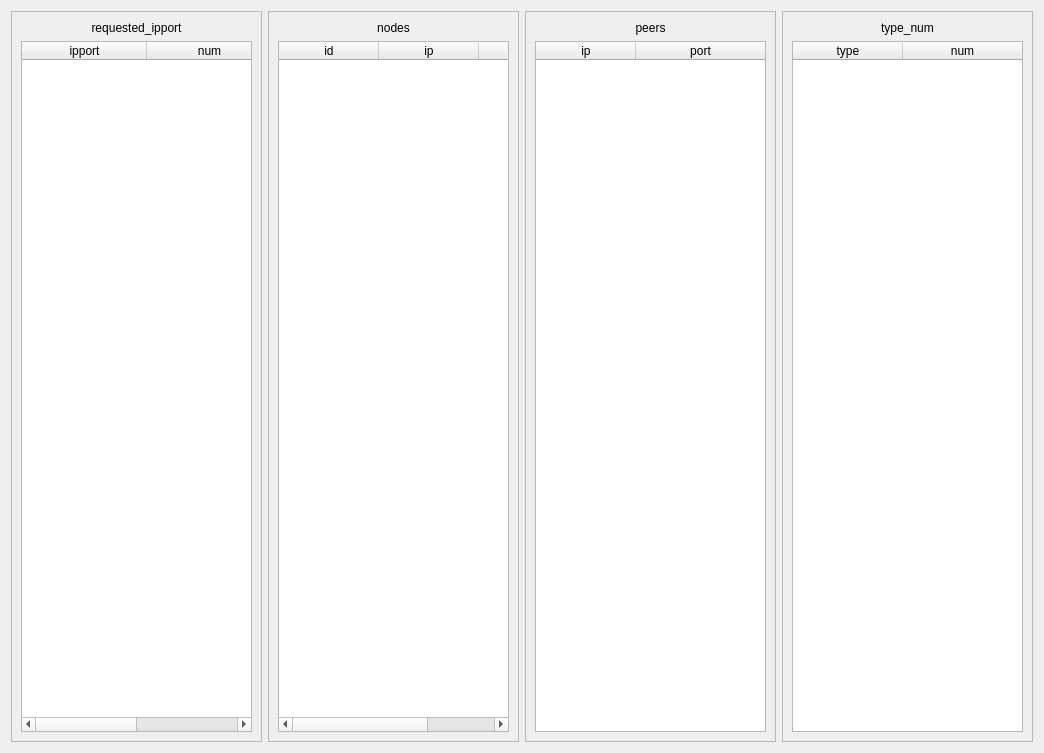
<?xml version="1.0" encoding="UTF-8"?>
<ui version="4.0">
 <class>Form</class>
 <widget class="QWidget" name="Form">
  <property name="geometry">
   <rect>
    <x>0</x>
    <y>0</y>
    <width>1044</width>
    <height>753</height>
   </rect>
  </property>
  <property name="windowTitle">
   <string>Form</string>
  </property>
  <layout class="QHBoxLayout" name="horizontalLayout">
   <item>
    <widget class="QScrollArea" name="scrollArea">
     <property name="widgetResizable">
      <bool>true</bool>
     </property>
     <widget class="QWidget" name="scrollAreaWidgetContents">
      <property name="geometry">
       <rect>
        <x>0</x>
        <y>0</y>
        <width>248</width>
        <height>729</height>
       </rect>
      </property>
      <layout class="QGridLayout" name="gridLayout">
       <item row="0" column="0">
        <widget class="QLabel" name="label">
         <property name="text">
          <string>requested_ipport</string>
         </property>
         <property name="alignment">
          <set>Qt::AlignCenter</set>
         </property>
        </widget>
       </item>
       <item row="1" column="0">
        <widget class="QTableWidget" name="ipport">
         <attribute name="horizontalHeaderVisible">
          <bool>true</bool>
         </attribute>
         <attribute name="horizontalHeaderCascadingSectionResizes">
          <bool>false</bool>
         </attribute>
         <attribute name="horizontalHeaderDefaultSectionSize">
          <number>125</number>
         </attribute>
         <attribute name="horizontalHeaderShowSortIndicator" stdset="0">
          <bool>true</bool>
         </attribute>
         <attribute name="horizontalHeaderStretchLastSection">
          <bool>true</bool>
         </attribute>
         <column>
          <property name="text">
           <string>ipport</string>
          </property>
          <property name="textAlignment">
           <set>AlignCenter</set>
          </property>
         </column>
         <column>
          <property name="text">
           <string>num</string>
          </property>
          <property name="textAlignment">
           <set>AlignCenter</set>
          </property>
         </column>
        </widget>
       </item>
      </layout>
     </widget>
    </widget>
   </item>
   <item>
    <widget class="QScrollArea" name="scrollArea_2">
     <property name="widgetResizable">
      <bool>true</bool>
     </property>
     <widget class="QWidget" name="scrollAreaWidgetContents_2">
      <property name="geometry">
       <rect>
        <x>0</x>
        <y>0</y>
        <width>248</width>
        <height>729</height>
       </rect>
      </property>
      <layout class="QVBoxLayout" name="verticalLayout">
       <item>
        <widget class="QLabel" name="label_2">
         <property name="text">
          <string>nodes</string>
         </property>
         <property name="alignment">
          <set>Qt::AlignCenter</set>
         </property>
        </widget>
       </item>
       <item>
        <widget class="QTableWidget" name="nodes">
         <attribute name="horizontalHeaderShowSortIndicator" stdset="0">
          <bool>true</bool>
         </attribute>
         <attribute name="horizontalHeaderStretchLastSection">
          <bool>true</bool>
         </attribute>
         <column>
          <property name="text">
           <string>id</string>
          </property>
          <property name="textAlignment">
           <set>AlignCenter</set>
          </property>
         </column>
         <column>
          <property name="text">
           <string>ip</string>
          </property>
          <property name="textAlignment">
           <set>AlignCenter</set>
          </property>
         </column>
         <column>
          <property name="text">
           <string>port</string>
          </property>
          <property name="textAlignment">
           <set>AlignCenter</set>
          </property>
         </column>
        </widget>
       </item>
      </layout>
     </widget>
    </widget>
   </item>
   <item>
    <widget class="QScrollArea" name="scrollArea_3">
     <property name="widgetResizable">
      <bool>true</bool>
     </property>
     <widget class="QWidget" name="scrollAreaWidgetContents_3">
      <property name="geometry">
       <rect>
        <x>0</x>
        <y>0</y>
        <width>249</width>
        <height>729</height>
       </rect>
      </property>
      <layout class="QVBoxLayout" name="verticalLayout_2">
       <item>
        <widget class="QLabel" name="label_3">
         <property name="text">
          <string>peers</string>
         </property>
         <property name="alignment">
          <set>Qt::AlignCenter</set>
         </property>
        </widget>
       </item>
       <item>
        <widget class="QTableWidget" name="peers">
         <attribute name="horizontalHeaderShowSortIndicator" stdset="0">
          <bool>true</bool>
         </attribute>
         <attribute name="horizontalHeaderStretchLastSection">
          <bool>true</bool>
         </attribute>
         <column>
          <property name="text">
           <string>ip</string>
          </property>
          <property name="textAlignment">
           <set>AlignCenter</set>
          </property>
         </column>
         <column>
          <property name="text">
           <string>port</string>
          </property>
          <property name="textAlignment">
           <set>AlignCenter</set>
          </property>
         </column>
        </widget>
       </item>
      </layout>
     </widget>
    </widget>
   </item>
   <item>
    <widget class="QScrollArea" name="scrollArea_4">
     <property name="widgetResizable">
      <bool>true</bool>
     </property>
     <widget class="QWidget" name="scrollAreaWidgetContents_4">
      <property name="geometry">
       <rect>
        <x>0</x>
        <y>0</y>
        <width>248</width>
        <height>729</height>
       </rect>
      </property>
      <layout class="QVBoxLayout" name="verticalLayout_3">
       <item>
        <widget class="QLabel" name="label_4">
         <property name="text">
          <string>type_num</string>
         </property>
         <property name="alignment">
          <set>Qt::AlignCenter</set>
         </property>
        </widget>
       </item>
       <item>
        <widget class="QTableWidget" name="type_num">
         <attribute name="horizontalHeaderDefaultSectionSize">
          <number>110</number>
         </attribute>
         <attribute name="horizontalHeaderShowSortIndicator" stdset="0">
          <bool>true</bool>
         </attribute>
         <attribute name="horizontalHeaderStretchLastSection">
          <bool>true</bool>
         </attribute>
         <column>
          <property name="text">
           <string>type</string>
          </property>
          <property name="textAlignment">
           <set>AlignCenter</set>
          </property>
         </column>
         <column>
          <property name="text">
           <string>num</string>
          </property>
          <property name="textAlignment">
           <set>AlignCenter</set>
          </property>
         </column>
        </widget>
       </item>
      </layout>
     </widget>
    </widget>
   </item>
  </layout>
 </widget>
 <resources/>
 <connections/>
</ui>
